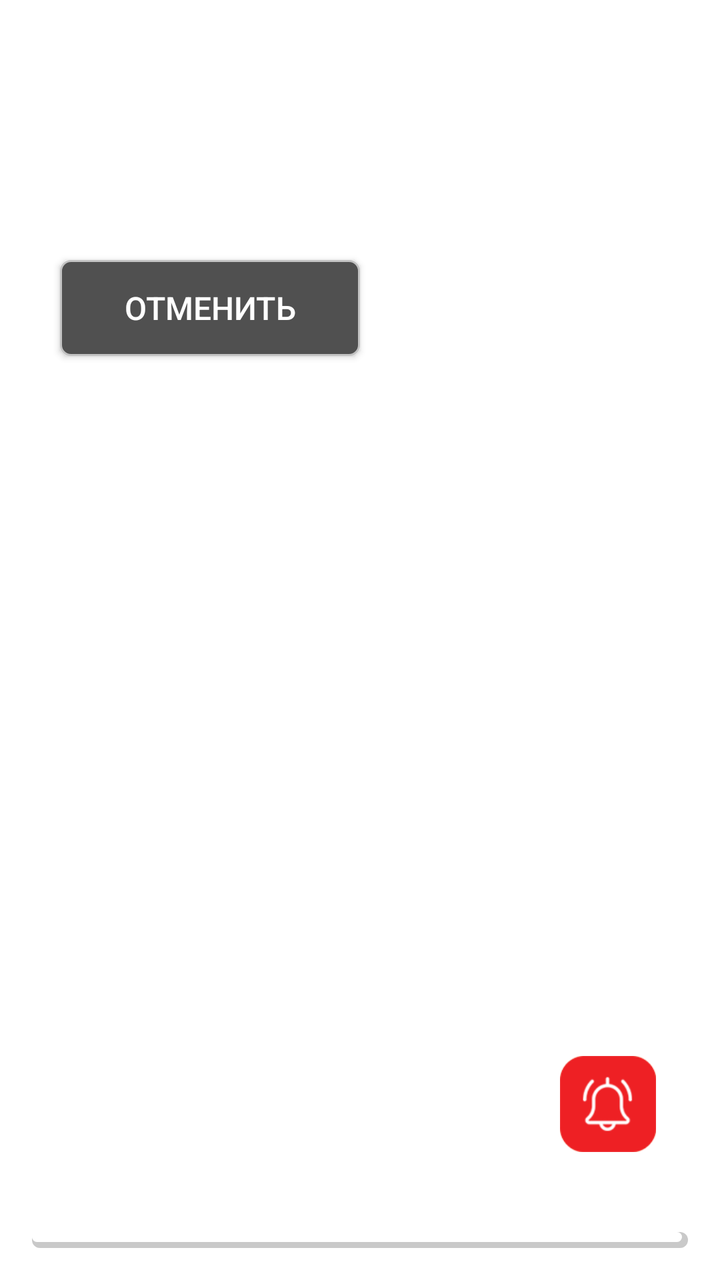
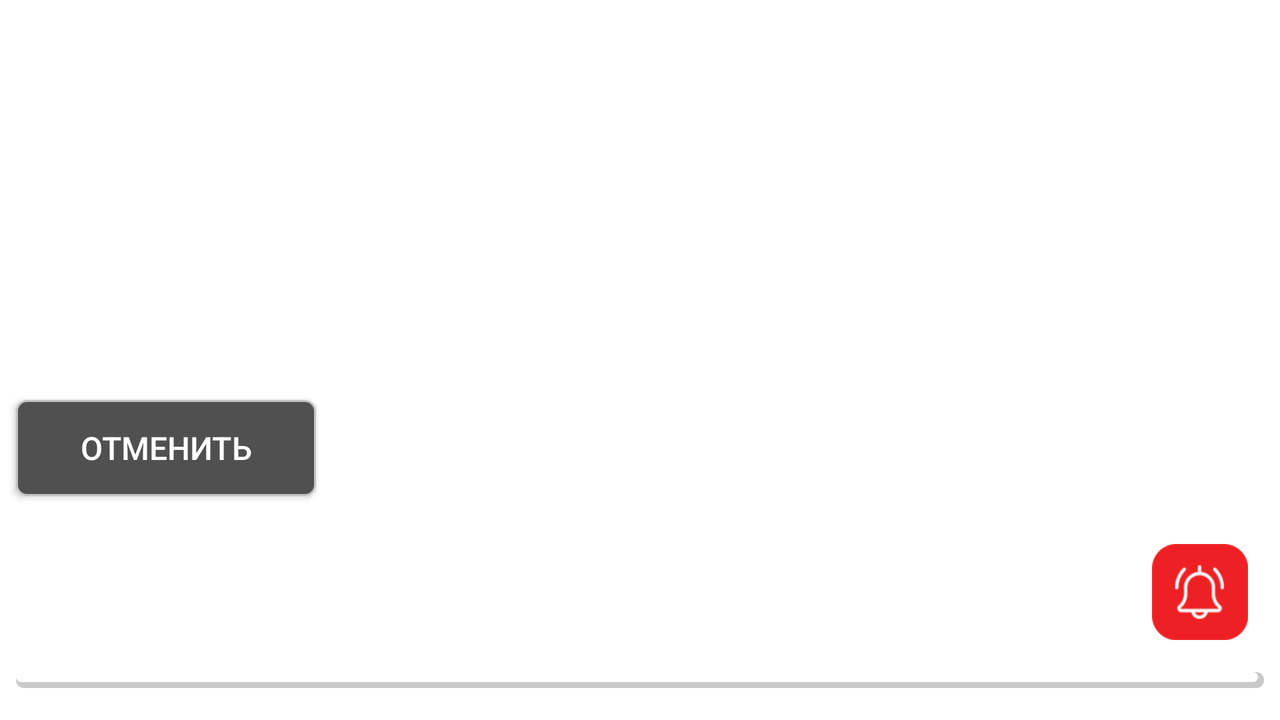

Compare how this app lays out the same screen by default and in its alternative resource folder. The renders come first, then the two layout files and the values they reference.
<!-- AndroidManifest.xml: application theme AppTheme -->
<!-- res/layout/ll_offer_route.xml -->
<?xml version="1.0" encoding="utf-8"?>
<androidx.constraintlayout.widget.ConstraintLayout xmlns:android="http://schemas.android.com/apk/res/android"
    xmlns:app="http://schemas.android.com/apk/res-auto"
    xmlns:tools="http://schemas.android.com/tools"
    android:id="@+id/linearLayout"
    android:layout_width="match_parent"
    android:layout_height="match_parent"
    tools:context=".Fragments.LLOfferRoute">

    <androidx.constraintlayout.widget.ConstraintLayout
        android:id="@+id/btnChat"
        android:layout_width="64dp"
        android:layout_height="64dp"
        android:layout_marginStart="16dp"
        android:layout_marginBottom="32dp"
        android:layout_weight="1"
        android:gravity="center"
        android:orientation="horizontal"
        app:layout_constraintBottom_toTopOf="@+id/constraintLayout3"
        app:layout_constraintStart_toStartOf="parent">

        <ImageView
            android:id="@+id/imageView15"
            android:layout_width="48dp"
            android:layout_height="48dp"
            android:src="@drawable/help"
            app:layout_constraintBottom_toBottomOf="parent"
            app:layout_constraintEnd_toEndOf="parent"
            app:layout_constraintStart_toStartOf="parent"
            app:layout_constraintTop_toTopOf="parent" />

        <TextView
            android:id="@+id/txtMessages"
            android:layout_width="30dp"
            android:layout_height="30dp"
            android:layout_marginEnd="4dp"
            android:background="@drawable/rounded_background"
            android:gravity="center"
            android:padding="4dp"
            android:text="10"
            android:textColor="@color/colorWhite"
            android:textStyle="bold"
            android:visibility="gone"
            app:layout_constraintEnd_toEndOf="parent"
            app:layout_constraintTop_toTopOf="parent" />

        <TextView
            android:id="@+id/txtInfo"
            android:layout_width="30dp"
            android:layout_height="30dp"
            android:layout_marginStart="4dp"
            android:background="@drawable/rounded_bluebutton"
            android:gravity="center"
            android:padding="4dp"
            android:text="10"
            android:textColor="@color/colorWhite"
            android:textStyle="bold"
            android:visibility="gone"
            app:layout_constraintStart_toStartOf="parent"
            app:layout_constraintTop_toTopOf="parent" />

    </androidx.constraintlayout.widget.ConstraintLayout>

    <LinearLayout
        android:id="@+id/btnImLate"
        android:layout_width="64dp"
        android:layout_height="64dp"
        android:layout_marginEnd="24dp"
        android:gravity="center"
        android:orientation="horizontal"
        android:layout_marginBottom="32dp"
        app:layout_constraintBottom_toTopOf="@+id/constraintLayout3"
        app:layout_constraintEnd_toEndOf="parent">

        <ImageView
            android:layout_width="48dp"
            android:layout_height="48dp"
            android:scaleType="fitXY"
            android:src="@drawable/late" />
    </LinearLayout>

    <androidx.constraintlayout.widget.ConstraintLayout
        android:id="@+id/constraintLayout3"
        android:layout_width="match_parent"
        android:layout_height="wrap_content"
        android:layout_marginStart="16dp"
        android:layout_marginEnd="16dp"
        android:layout_marginBottom="16dp"
        android:background="@drawable/order_shadow"
        app:layout_constraintBottom_toBottomOf="parent"
        app:layout_constraintEnd_toEndOf="parent"
        app:layout_constraintStart_toStartOf="parent">

        <androidx.recyclerview.widget.RecyclerView
            android:id="@+id/rvRoutes"
            android:layout_width="0dp"
            android:layout_height="wrap_content"
            android:layout_marginBottom="8dp"
            app:layout_constraintBottom_toTopOf="@id/rvLateOptions"
            app:layout_constraintEnd_toEndOf="parent"
            app:layout_constraintStart_toStartOf="parent">

        </androidx.recyclerview.widget.RecyclerView>

        <androidx.recyclerview.widget.RecyclerView
            android:id="@+id/rvLateOptions"
            android:layout_width="0dp"
            android:layout_height="wrap_content"
            android:layout_marginBottom="1dp"
            android:visibility="gone"
            app:layout_constraintBottom_toBottomOf="parent"
            app:layout_constraintEnd_toEndOf="parent"
            app:layout_constraintStart_toStartOf="@id/rvRoutes">

        </androidx.recyclerview.widget.RecyclerView>

    </androidx.constraintlayout.widget.ConstraintLayout>

    <Button
        android:id="@+id/btnCancelOrder"
        android:layout_width="150dp"
        android:layout_height="48dp"
        android:layout_marginStart="30dp"
        android:layout_marginTop="130dp"
        android:background="@drawable/btn_roundyellow"
        android:paddingLeft="10dp"
        android:paddingRight="10dp"
        android:text="@string/CANCELORDER"
        android:textColor="@color/colorWhite"
        android:textSize="@dimen/smallFont"
        app:layout_constraintStart_toStartOf="parent"
        app:layout_constraintTop_toTopOf="parent" />

</androidx.constraintlayout.widget.ConstraintLayout>
<!-- resources referenced by this layout -->
<resources>
  <color name="colorWhite">#ffffff</color>
  <dimen name="smallFont">16sp</dimen>
  <!-- drawable btn_roundyellow (drawable) -->
  <?xml version="1.0" encoding="utf-8"?>
  <shape android:shape="rectangle" xmlns:android="http://schemas.android.com/apk/res/android">
  
      <solid android:color="@color/colorGray" />
      <stroke
          android:width="1dp"
          android:color="#C3C3C3" />
      <corners
          android:radius="5dp" />
  </shape>
  <!-- drawable late: png bitmap (drawable, 4753 bytes) -->
  <!-- drawable order_shadow (drawable) -->
  <?xml version="1.0" encoding="utf-8"?>
  <layer-list xmlns:android="http://schemas.android.com/apk/res/android">
      <item >
          <shape
              android:shape="rectangle">
          <solid android:color="@color/colorGrayShadow" />
          <corners android:radius="4dp"/>
          </shape>
      </item>
      <item android:right="3dp" android:bottom="3dp">
          <shape
              android:shape="rectangle">
          <solid android:color="@android:color/white"/>
          <corners android:radius="4dp"/>
          </shape>
      </item>
  </layer-list>
  <!-- drawable rounded_bluebutton (drawable) -->
  <?xml version="1.0" encoding="utf-8"?>
  <selector xmlns:android="http://schemas.android.com/apk/res/android">
      <item android:state_pressed="false">
          <shape android:shape="oval">
              <solid android:color="@color/colorFiolet"/>
          </shape>
      </item>
      <item android:state_pressed="true">
          <shape android:shape="oval">
              <solid android:color="#0518C2"/>
          </shape>
      </item>
  </selector>
  <string name="CANCELORDER">ОТМЕНИТЬ</string>
  <style name="AppTheme" parent="Theme.AppCompat.Light.NoActionBar">
          
          <item name="colorPrimary">@color/colorPrimary</item>
          <item name="colorPrimaryDark">@color/colorPrimaryDark</item>
          <item name="colorAccent">@color/colorAccent</item>
          <item name="android:backgroundDimEnabled">false</item>
          <item name="android:windowBackground">@android:color/transparent</item>
          <item name="android:windowIsTranslucent">false</item>
          <item name="android:windowNoTitle">true</item>
          <item name="android:windowActionBar">false</item>
          <item name="android:windowFullscreen">false</item>
          <item name="android:windowContentOverlay">@null</item>
      </style>
  <color name="colorGray">#505050</color>
  <color name="colorGrayShadow">#5B686868</color>
  <color name="colorFiolet">#29008b</color>
  <color name="colorPrimary">#008577</color>
  <color name="colorPrimaryDark">#00574B</color>
  <color name="colorAccent">#D81B60</color>
</resources>
<!-- res/layout-land/ll_offer_route.xml (the repository's variant of the layout above) -->
<!-- drawn on the phone turned sideways -->
<?xml version="1.0" encoding="utf-8"?>
<androidx.constraintlayout.widget.ConstraintLayout xmlns:android="http://schemas.android.com/apk/res/android"
    xmlns:app="http://schemas.android.com/apk/res-auto"
    xmlns:tools="http://schemas.android.com/tools"
    android:id="@+id/linearLayout"
    android:paddingTop="20dp"
    android:layout_width="match_parent"
    android:layout_height="match_parent"
    tools:context=".Fragments.LLOfferRoute">

    <Button
        android:id="@+id/btnCancelOrder"
        android:layout_width="150dp"
        android:layout_height="48dp"
        android:layout_marginStart="8dp"
        android:layout_marginBottom="8dp"
        android:background="@drawable/btn_roundyellow"
        android:paddingLeft="10dp"
        android:paddingRight="10dp"
        android:text="@string/CANCELORDER"
        android:textColor="@color/colorWhite"
        android:textSize="@dimen/smallFont"
        app:layout_constraintBottom_toTopOf="@id/llbody"
        app:layout_constraintStart_toStartOf="parent" />

    <androidx.constraintlayout.widget.ConstraintLayout
        android:id="@+id/llbody"
        android:background="@drawable/llactbg1"
        android:layout_width="match_parent"
        android:layout_height="wrap_content"
        android:layout_marginBottom="8dp"
        app:layout_constraintBottom_toBottomOf="parent"
        app:layout_constraintEnd_toEndOf="parent"
        app:layout_constraintStart_toStartOf="parent">

        <androidx.constraintlayout.widget.ConstraintLayout
            android:id="@+id/constraintLayout3"
            android:layout_width="match_parent"
            android:layout_height="wrap_content"
            android:layout_marginStart="8dp"
            android:layout_marginEnd="8dp"
            android:layout_marginBottom="8dp"
            android:background="@drawable/order_shadow"
            app:layout_constraintBottom_toBottomOf="parent"
            app:layout_constraintEnd_toEndOf="parent"
            app:layout_constraintStart_toStartOf="parent">

            <androidx.recyclerview.widget.RecyclerView
                android:id="@+id/rvRoutes"
                android:layout_width="0dp"
                android:layout_height="wrap_content"
                android:layout_marginBottom="8dp"
                app:layout_constraintBottom_toTopOf="@id/rvLateOptions"
                app:layout_constraintEnd_toEndOf="parent"
                app:layout_constraintStart_toStartOf="parent">

            </androidx.recyclerview.widget.RecyclerView>

            <androidx.recyclerview.widget.RecyclerView
                android:id="@+id/rvLateOptions"
                android:layout_width="0dp"
                android:layout_height="wrap_content"
                android:layout_marginBottom="1dp"
                android:visibility="gone"
                app:layout_constraintBottom_toBottomOf="parent"
                app:layout_constraintEnd_toEndOf="parent"
                app:layout_constraintStart_toStartOf="@id/rvRoutes">

            </androidx.recyclerview.widget.RecyclerView>

        </androidx.constraintlayout.widget.ConstraintLayout>

        <LinearLayout
            android:id="@+id/btnImLate"
            android:layout_width="64dp"
            android:layout_height="64dp"
            android:layout_marginEnd="8dp"
            android:layout_marginBottom="8dp"
            android:gravity="center"
            android:orientation="horizontal"
            app:layout_constraintBottom_toTopOf="@+id/constraintLayout3"
            app:layout_constraintEnd_toEndOf="parent">

            <ImageView
                android:layout_width="48dp"
                android:layout_height="48dp"
                android:scaleType="fitXY"
                android:src="@drawable/late" />
        </LinearLayout>

        <androidx.constraintlayout.widget.ConstraintLayout
            android:id="@+id/btnChat"
            android:layout_width="64dp"
            android:layout_height="64dp"
            android:layout_marginStart="16dp"
            android:layout_marginBottom="16dp"
            android:layout_weight="1"
            android:gravity="center"
            android:orientation="horizontal"
            app:layout_constraintBottom_toTopOf="@+id/constraintLayout3"
            app:layout_constraintStart_toStartOf="parent">

            <ImageView
                android:layout_width="48dp"
                android:layout_height="48dp"
                android:src="@drawable/help"
                app:layout_constraintBottom_toBottomOf="parent"
                app:layout_constraintEnd_toEndOf="parent"
                app:layout_constraintStart_toStartOf="parent"
                app:layout_constraintTop_toTopOf="parent" />

            <TextView
                android:id="@+id/txtMessages"
                android:layout_width="30dp"
                android:layout_height="30dp"
                android:gravity="center"
                android:layout_marginTop="4dp"
                android:layout_marginEnd="4dp"
                android:text="10"
                android:textStyle="bold"
                android:padding="4dp"
                android:textColor="@color/colorWhite"
                android:background="@drawable/rounded_background"
                android:visibility="gone"
                app:layout_constraintEnd_toEndOf="parent"
                app:layout_constraintTop_toTopOf="parent" />

            <TextView
                android:id="@+id/txtInfo"
                android:layout_width="30dp"
                android:layout_height="30dp"
                android:layout_marginStart="4dp"
                android:background="@drawable/rounded_bluebutton"
                android:gravity="center"
                android:padding="4dp"
                android:text="10"
                android:textColor="@color/colorWhite"
                android:textStyle="bold"
                android:visibility="gone"
                app:layout_constraintStart_toStartOf="parent"
                app:layout_constraintTop_toTopOf="parent" />

        </androidx.constraintlayout.widget.ConstraintLayout>

    </androidx.constraintlayout.widget.ConstraintLayout>

</androidx.constraintlayout.widget.ConstraintLayout>
<!-- resources referenced by the variant -->
<!-- as the phone turned sideways resolves them -->
<resources>
  <color name="colorWhite">#ffffff</color>
  <dimen name="smallFont">16sp</dimen>
  <!-- drawable btn_roundyellow (drawable) -->
  <?xml version="1.0" encoding="utf-8"?>
  <shape android:shape="rectangle" xmlns:android="http://schemas.android.com/apk/res/android">
  
      <solid android:color="@color/colorGray" />
      <stroke
          android:width="1dp"
          android:color="#C3C3C3" />
      <corners
          android:radius="5dp" />
  </shape>
  <!-- drawable late: png bitmap (drawable, 4753 bytes) -->
  <!-- drawable llactbg1 (drawable-v24) -->
  <?xml version="1.0" encoding="utf-8"?>
  <layer-list xmlns:android="http://schemas.android.com/apk/res/android">
      <item>
          <shape>
              <solid android:color="@color/colorWhite1" />
          </shape>
      </item>
  
      <item
          android:bottom="1dp"
          android:left="1dp"
          android:right="1dp"
          android:top="1dp">
          <shape>
              <solid android:color="@color/colorWhite1"  />
          </shape>
      </item>
  </layer-list>
  <!-- drawable order_shadow (drawable) -->
  <?xml version="1.0" encoding="utf-8"?>
  <layer-list xmlns:android="http://schemas.android.com/apk/res/android">
      <item >
          <shape
              android:shape="rectangle">
          <solid android:color="@color/colorGrayShadow" />
          <corners android:radius="4dp"/>
          </shape>
      </item>
      <item android:right="3dp" android:bottom="3dp">
          <shape
              android:shape="rectangle">
          <solid android:color="@android:color/white"/>
          <corners android:radius="4dp"/>
          </shape>
      </item>
  </layer-list>
  <!-- drawable rounded_bluebutton (drawable) -->
  <?xml version="1.0" encoding="utf-8"?>
  <selector xmlns:android="http://schemas.android.com/apk/res/android">
      <item android:state_pressed="false">
          <shape android:shape="oval">
              <solid android:color="@color/colorFiolet"/>
          </shape>
      </item>
      <item android:state_pressed="true">
          <shape android:shape="oval">
              <solid android:color="#0518C2"/>
          </shape>
      </item>
  </selector>
  <string name="CANCELORDER">ОТМЕНИТЬ</string>
  <style name="AppTheme" parent="Theme.AppCompat.Light.NoActionBar">
          
          <item name="colorPrimary">@color/colorPrimary</item>
          <item name="colorPrimaryDark">@color/colorPrimaryDark</item>
          <item name="colorAccent">@color/colorAccent</item>
          <item name="android:backgroundDimEnabled">false</item>
          <item name="android:windowBackground">@android:color/transparent</item>
          <item name="android:windowIsTranslucent">false</item>
          <item name="android:windowNoTitle">true</item>
          <item name="android:windowActionBar">false</item>
          <item name="android:windowFullscreen">false</item>
          <item name="android:windowContentOverlay">@null</item>
      </style>
  <color name="colorGray">#505050</color>
  <color name="colorWhite1">#B7FFFFFF</color>
  <color name="colorGrayShadow">#5B686868</color>
  <color name="colorFiolet">#29008b</color>
  <color name="colorPrimary">#008577</color>
  <color name="colorPrimaryDark">#00574B</color>
  <color name="colorAccent">#D81B60</color>
</resources>
